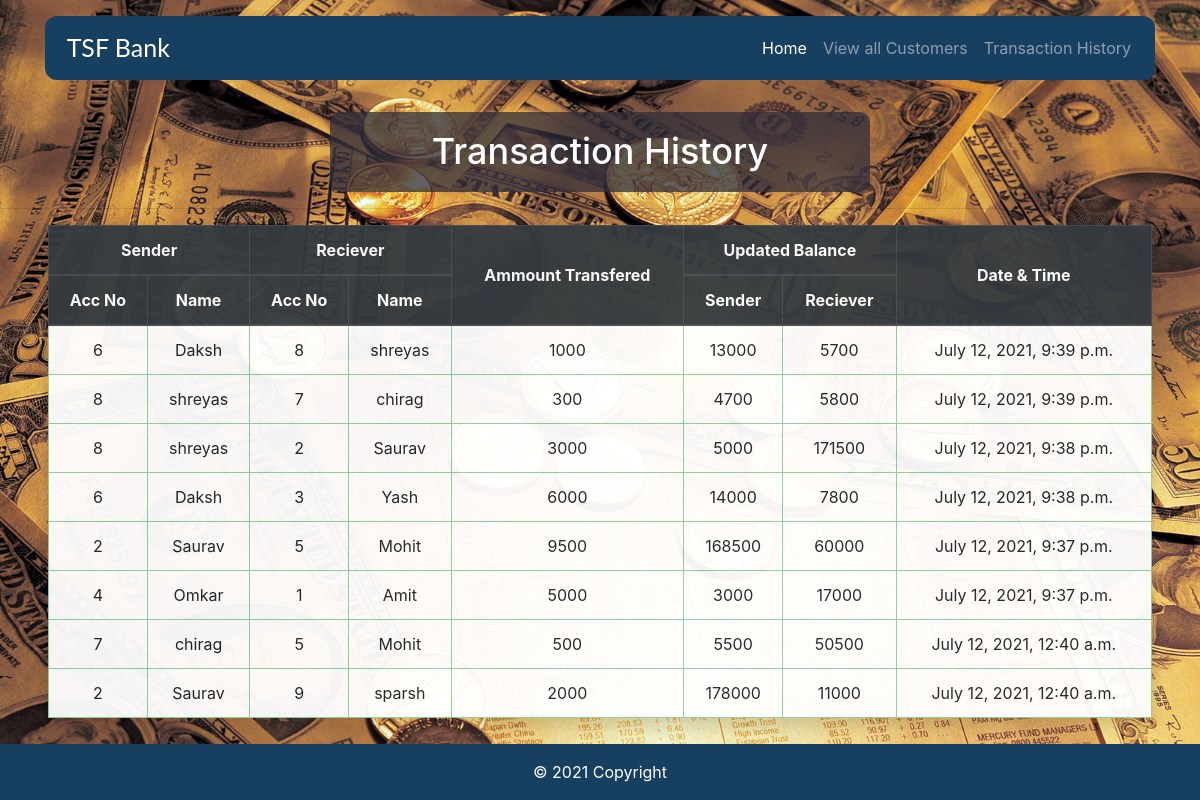
The page /transhistory/ on the database its author committed.
### Bank/models.py (models this page shows)
class Transfer(models.Model):
    Acc_No = models.ForeignKey(Customer,on_delete=models.CASCADE)
    amount_transferred = models.IntegerField(default=0)
    acc_no_of_reciever = models.IntegerField(default=0)
    updated_balance_of_reciever= models.IntegerField(default=0)
    updated_balance_of_sender= models.IntegerField(default=0)
    sender_name=models.CharField(max_length=100)
    reciever_name=models.CharField(max_length=100)
    Date_Time=models.DateTimeField(default = timezone.now)

class Customer(models.Model):
    Acc_No = models.IntegerField(primary_key = True)
    Acc_Holder = models.CharField(max_length = 200)
    Email_Id = models.EmailField(max_length = 200)
    Current_Balance = models.IntegerField()
    def __str__(self):
        return str(self.Acc_No)

### Bank/views.py (the view)
# urls.py: path('transhistory/', views.transfer_his, name='transhistory')
def transfer_his(request):
    transfer = Transfer.objects.all().order_by('-id')
    return render(request, "transactionhistory.html", {'transfer': transfer})

### templates/transactionhistory.html (shortened to what this page needs)
{% extends 'base.html' %}
{% load static %}
{% block content %}
<br>
<br>
<br>
<br>
<div class="pt-3" align="center">
    <h1 class="sad">Transaction History</h1>
</div>
<hr>
<div class="container-fluid mt-3 px-5">
    <table class="table table-success table-bordered table-hover shadow p-3 mb-5 bg-white rounded">
        <thead class="thead-dark">
            <tr align="center">
                <th colspan="2">Sender</th>
                <th colspan="2">Reciever</th>
                <th rowspan="2" class="align-middle">Ammount Transfered</th>
                <th colspan="2">Updated Balance</th>
                <th rowspan="2" class="align-middle">Date & Time</th>
            </tr>
            <tr align="center">
                <th class="align-middle">Acc No</th>
                <th class="align-middle">Name</th>
                <th class="align-middle">Acc No</th>
                <th class="align-middle">Name</th>
                <th class="align-middle">Sender</th>
                <th class="align-middle">Reciever</th>
            </tr>
        </thead>
        <tbody>
            {% for c in transfer %}
            <tr align="center">
                <td>{{ c.Acc_No }}</td>
                <td>{{ c.sender_name }}</td>
                <td>{{ c.acc_no_of_reciever }}</td>
                <td>{{ c.reciever_name }}</td>
                <td>{{ c.amount_transferred }}</td>
                <td>{{ c.updated_balance_of_sender }}</td>
                <td>{{ c.updated_balance_of_reciever }}</td>
                <td>{{ c.Date_Time }}</td>
            </tr>
            {% endfor %}
        </tbody>
    </table>
</div>
{% endblock content %}

### rows shown on the page
Transfer: Acc_No "6", sender_name "Daksh", acc_no_of_reciever "8", reciever_name "shreyas", amount_transferred "1000", updated_balance_of_sender "13000", updated_balance_of_reciever "5700", Date_Time "July 12, 2021, 9:39 p.m."
Transfer: Acc_No "8", sender_name "shreyas", acc_no_of_reciever "7", reciever_name "chirag", amount_transferred "300", updated_balance_of_sender "4700", updated_balance_of_reciever "5800", Date_Time "July 12, 2021, 9:39 p.m."
Transfer: Acc_No "8", sender_name "shreyas", acc_no_of_reciever "2", reciever_name "Saurav", amount_transferred "3000", updated_balance_of_sender "5000", updated_balance_of_reciever "171500", Date_Time "July 12, 2021, 9:38 p.m."
Transfer: Acc_No "6", sender_name "Daksh", acc_no_of_reciever "3", reciever_name "Yash", amount_transferred "6000", updated_balance_of_sender "14000", updated_balance_of_reciever "7800", Date_Time "July 12, 2021, 9:38 p.m."
Transfer: Acc_No "2", sender_name "Saurav", acc_no_of_reciever "5", reciever_name "Mohit", amount_transferred "9500", updated_balance_of_sender "168500", updated_balance_of_reciever "60000", Date_Time "July 12, 2021, 9:37 p.m."
Transfer: Acc_No "4", sender_name "Omkar", acc_no_of_reciever "1", reciever_name "Amit", amount_transferred "5000", updated_balance_of_sender "3000", updated_balance_of_reciever "17000", Date_Time "July 12, 2021, 9:37 p.m."
Transfer: Acc_No "7", sender_name "chirag", acc_no_of_reciever "5", reciever_name "Mohit", amount_transferred "500", updated_balance_of_sender "5500", updated_balance_of_reciever "50500", Date_Time "July 12, 2021, 12:40 a.m."
Transfer: Acc_No "2", sender_name "Saurav", acc_no_of_reciever "9", reciever_name "sparsh", amount_transferred "2000", updated_balance_of_sender "178000", updated_balance_of_reciever "11000", Date_Time "July 12, 2021, 12:40 a.m."
